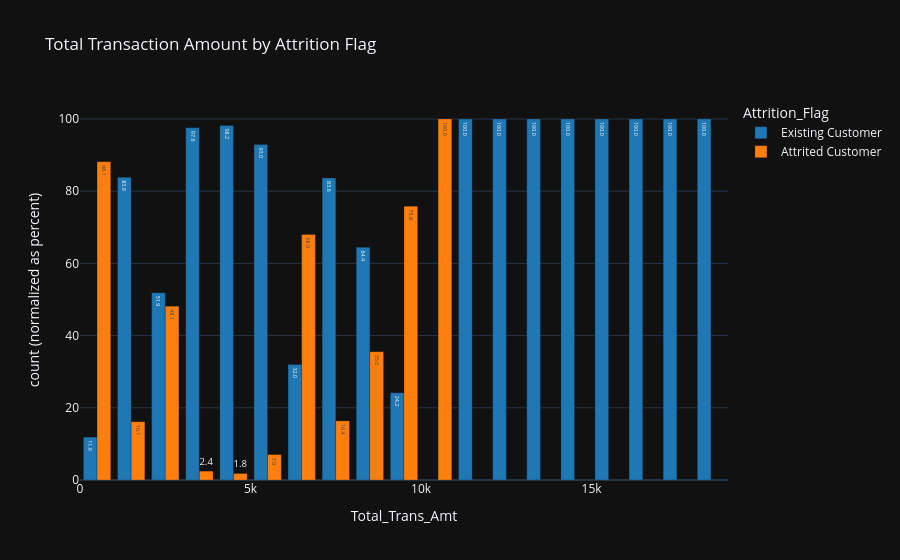

The cell this chart's notebook holds for it:
### Markdown cell above
Most of the churned Customer hava a **0** utilization ratio which is intuitive, while **52.9%** of those who fully utilize their card are churners, this should be invistigated.

### Code cell
fig = px.histogram(bank_df, x = 'Total_Trans_Amt', color = 'Attrition_Flag',
                    title = 'Total Transaction Amount by Attrition Flag',
                    barmode = 'group', text_auto = '.1f', nbins = 20, barnorm = 'percent',
                    color_discrete_sequence = px.colors.qualitative.D3)
fig.update_traces(marker_line_width=0.2, marker_line_color='black')
fig.show()

### Figure 1 — Plotly figure (JSON) as saved in the notebook; plotly's stock layout.template omitted (floating-point values rounded to 4 significant figures; data arrays with more than 128 entries replaced by an {"elided": "..."} marker saying what was removed)
{"data": [{"alignmentgroup": "True", "bingroup": "x", "hovertemplate": "Attrition_Flag=Existing Customer<br>Total_Trans_Amt=%{x}<br>count (normalized as percent)=%{y}<extra></extra>", "legendgroup": "Existing Customer", "marker": {"color": "#1F77B4", "line": {"color": "black", "width": 0.2}, "pattern": {"shape": ""}}, "name": "Existing Customer", "nbinsx": 20, "offsetgroup": "Existing Customer", "orientation": "v", "showlegend": true, "texttemplate": "%{value:.1f}", "type": "histogram", "x": {"elided": "8500 int values"}, "xaxis": "x", "yaxis": "y"}, {"alignmentgroup": "True", "bingroup": "x", "hovertemplate": "Attrition_Flag=Attrited Customer<br>Total_Trans_Amt=%{x}<br>count (normalized as percent)=%{y}<extra></extra>", "legendgroup": "Attrited Customer", "marker": {"color": "#FF7F0E", "line": {"color": "black", "width": 0.2}, "pattern": {"shape": ""}}, "name": "Attrited Customer", "nbinsx": 20, "offsetgroup": "Attrited Customer", "orientation": "v", "showlegend": true, "texttemplate": "%{value:.1f}", "type": "histogram", "x": {"elided": "1627 int values"}, "xaxis": "x", "yaxis": "y"}], "layout": {"barmode": "group", "barnorm": "percent", "legend": {"title": {"text": "Attrition_Flag"}, "tracegroupgap": 0}, "title": {"text": "Total Transaction Amount by Attrition Flag"}, "xaxis": {"anchor": "y", "domain": [0, 1], "title": {"text": "Total_Trans_Amt"}}, "yaxis": {"anchor": "x", "domain": [0, 1], "title": {"text": "count (normalized as percent)"}}}}
